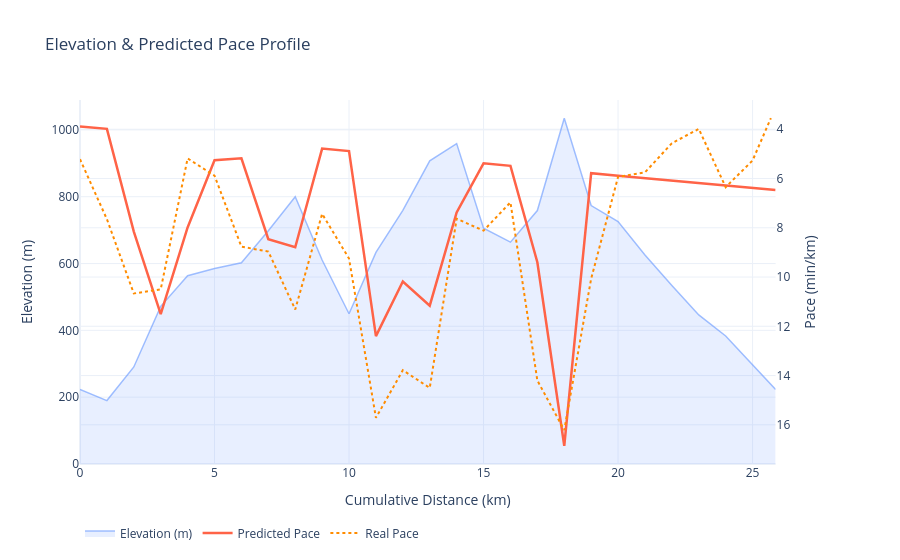

Notebook code for this chart:
### Code cell
import plotly.graph_objects as go
import plotly.express as px
from plotly.subplots import make_subplots

fig = make_subplots(specs=[[{"secondary_y": True}]])

fig.add_trace(
    go.Scatter(
        x=splits["distance_km"], y=splits["elevation_m"],
        fill="tozeroy", fillcolor="rgba(100,150,255,0.15)",
        line=dict(color="rgba(100,150,255,0.6)", width=1.5),
        name="Elevation (m)",
        hovertemplate="%{y:.0f} m<extra></extra>",
    ),
    secondary_y=False,
)

splits["pace_fmt"]    = splits["predicted_pace"].apply(conv.min_to_chrono)

fig.add_trace(
    go.Scatter(
        x=splits["distance_km"], y=splits["predicted_pace"],
        line=dict(color="tomato", width=2.5),
        name="Predicted Pace",
        customdata=splits["pace_fmt"],
        hovertemplate="%{customdata} min/km<extra></extra>",
    ),
    secondary_y=True,
)
fig.add_trace(
    go.Scatter(
        x=df_temps_pierre["cum_dist"]-1, y=df_temps_pierre["pace"],
        line=dict(color="darkorange", width=2, dash="dot"),
        name="Real Pace",
        # customdata=df_temps_pierre["fatigue_fmt"],
        # hovertemplate="%{customdata} min/km<extra></extra>",
    ),
    secondary_y=True,
)

fig.update_layout(
    title="Elevation & Predicted Pace Profile",
    xaxis_title="Cumulative Distance (km)",
    hovermode="x unified",
    template="plotly_white",
    legend=dict(orientation="h", y=-0.15),
)
fig.update_yaxes(title_text="Elevation (m)",    secondary_y=False)
fig.update_yaxes(title_text="Pace (min/km)",    secondary_y=True,  autorange="reversed")

fig.show()
# fig.write_html("data/chart_elevation_pace.html", include_plotlyjs="cdn", full_html=False)
# print("✅ Embeddable div saved → data/chart_elevation_pace.html")

### Figure 1 — Plotly figure (JSON) as saved in the notebook; plotly's stock layout.template omitted (floating-point values rounded to 4 significant figures)
{"data": [{"fill": "tozeroy", "fillcolor": "rgba(100,150,255,0.15)", "hovertemplate": "%{y:.0f} m<extra></extra>", "line": {"color": "rgba(100,150,255,0.6)", "width": 1.5}, "name": "Elevation (m)", "type": "scatter", "x": [0.0, 1.0, 2.0, 3.0, 4.0, 5.0, 6.0, 7.0, 8.0, 9.0, 10.0, 11.0, 12.0, 13.0, 14.0, 15.0, 16.0, 17.0, 18.0, 19.0, 20.0, 21.0, 22.0, 23.0, 24.0, 25.0, 25.86], "xaxis": "x", "y": [223.2, 189.8, 290.5, 471.7, 563.4, 584.9, 602.1, 698.1, 799.7, 610.5, 449.7, 633.2, 759.3, 907.2, 959.0, 705.5, 664.0, 758.5, 1035.0, 773.5, 725.5, 625.3, 533.9, 446.2, 383.3, 296.5, 223.0], "yaxis": "y"}, {"customdata": ["3:53", "3:59", "8:09", "11:30", "7:59", "5:15", "5:11", "8:28", "8:47", "4:47", "4:53", "12:24", "10:11", "11:10", "7:22", "5:23", "5:29", "9:24", "16:51", "5:47", "5:53", "5:59", "6:05", "6:11", "6:17", "6:23", "6:28"], "hovertemplate": "%{customdata} min/km<extra></extra>", "line": {"color": "tomato", "width": 2.5}, "name": "Predicted Pace", "type": "scatter", "x": [0.0, 1.0, 2.0, 3.0, 4.0, 5.0, 6.0, 7.0, 8.0, 9.0, 10.0, 11.0, 12.0, 13.0, 14.0, 15.0, 16.0, 17.0, 18.0, 19.0, 20.0, 21.0, 22.0, 23.0, 24.0, 25.0, 25.86], "xaxis": "x", "y": [3.883, 3.983, 8.153, 11.51, 7.986, 5.254, 5.178, 8.461, 8.79, 4.783, 4.883, 12.4, 10.18, 11.16, 7.374, 5.383, 5.483, 9.399, 16.85, 5.783, 5.883, 5.983, 6.083, 6.183, 6.283, 6.383, 6.469], "yaxis": "y2"}, {"line": {"color": "darkorange", "dash": "dot", "width": 2}, "name": "Real Pace", "type": "scatter", "x": [0.0, 1.0, 2.0, 3.0, 4.0, 5.0, 6.0, 7.0, 8.0, 9.0, 10.0, 11.0, 12.0, 13.0, 14.0, 15.0, 16.0, 17.0, 18.0, 19.0, 20.0, 21.0, 22.0, 23.0, 24.0, 25.0, 25.68], "xaxis": "x", "y": [5.217, 7.65, 10.67, 10.5, 5.183, 5.883, 8.767, 8.967, 11.32, 7.433, 9.25, 15.72, 13.78, 14.5, 7.633, 8.117, 6.967, 14.2, 16.22, 10.07, 5.933, 5.75, 4.567, 3.983, 6.35, 5.267, 3.55], "yaxis": "y2"}], "layout": {"hovermode": "x unified", "legend": {"orientation": "h", "y": -0.15}, "title": {"text": "Elevation & Predicted Pace Profile"}, "xaxis": {"anchor": "y", "domain": [0, 0.94], "title": {"text": "Cumulative Distance (km)"}}, "yaxis": {"anchor": "x", "domain": [0, 1], "title": {"text": "Elevation (m)"}}, "yaxis2": {"anchor": "x", "autorange": "reversed", "overlaying": "y", "side": "right", "title": {"text": "Pace (min/km)"}}}}
